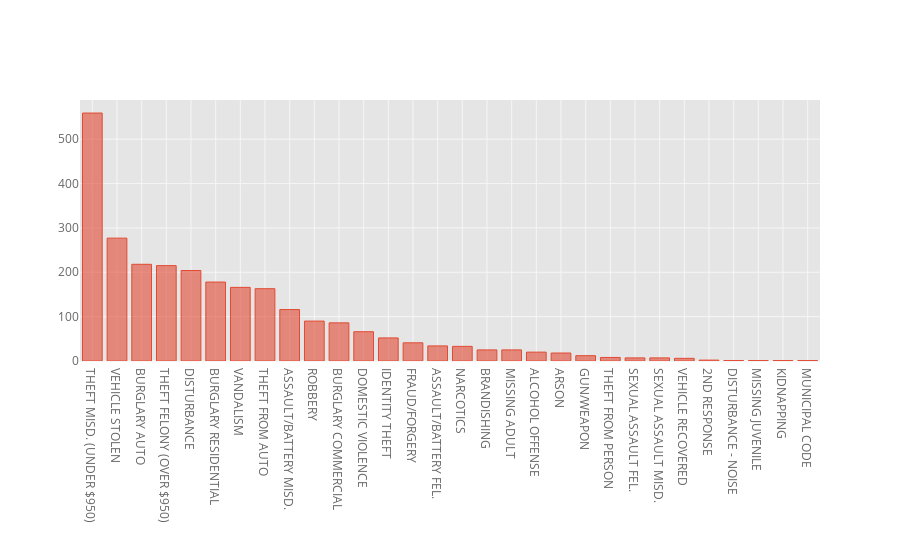

Notebook source saved alongside this figure:
### Code cell
calls['OFFENSE'].value_counts().iplot(kind="bar")

### Figure 1 — Plotly figure (JSON) as saved in the notebook; plotly's stock layout.template omitted (floating-point values rounded to 4 significant figures)
{"data": [{"marker": {"color": "rgba(226, 74, 51, 0.6)", "line": {"color": "rgba(226, 74, 51, 1.0)", "width": 1}}, "name": "count", "orientation": "v", "text": "", "type": "bar", "x": ["THEFT MISD. (UNDER $950)", "VEHICLE STOLEN", "BURGLARY AUTO", "THEFT FELONY (OVER $950)", "DISTURBANCE", "BURGLARY RESIDENTIAL", "VANDALISM", "THEFT FROM AUTO", "ASSAULT/BATTERY MISD.", "ROBBERY", "BURGLARY COMMERCIAL", "DOMESTIC VIOLENCE", "IDENTITY THEFT", "FRAUD/FORGERY", "ASSAULT/BATTERY FEL.", "NARCOTICS", "BRANDISHING", "MISSING ADULT", "ALCOHOL OFFENSE", "ARSON", "GUN/WEAPON", "THEFT FROM PERSON", "SEXUAL ASSAULT FEL.", "SEXUAL ASSAULT MISD.", "VEHICLE RECOVERED", "2ND RESPONSE", "DISTURBANCE - NOISE", "MISSING JUVENILE", "KIDNAPPING", "MUNICIPAL CODE"], "y": [559, 277, 218, 215, 204, 178, 166, 163, 116, 90, 86, 66, 52, 41, 34, 33, 25, 25, 20, 18, 12, 8, 7, 7, 6, 2, 1, 1, 1, 1]}], "layout": {"legend": {"bgcolor": "#FFFFFF", "font": {"color": "#666666"}}, "paper_bgcolor": "#FFFFFF", "plot_bgcolor": "#E5E5E5", "title": {"font": {"color": "#151516"}}, "xaxis": {"gridcolor": "#F6F6F6", "showgrid": true, "tickfont": {"color": "#666666"}, "title": {"font": {"color": "#666666"}, "text": ""}, "zerolinecolor": "#F6F6F6"}, "yaxis": {"gridcolor": "#F6F6F6", "showgrid": true, "tickfont": {"color": "#666666"}, "title": {"font": {"color": "#666666"}, "text": ""}, "zerolinecolor": "#F6F6F6"}}}
